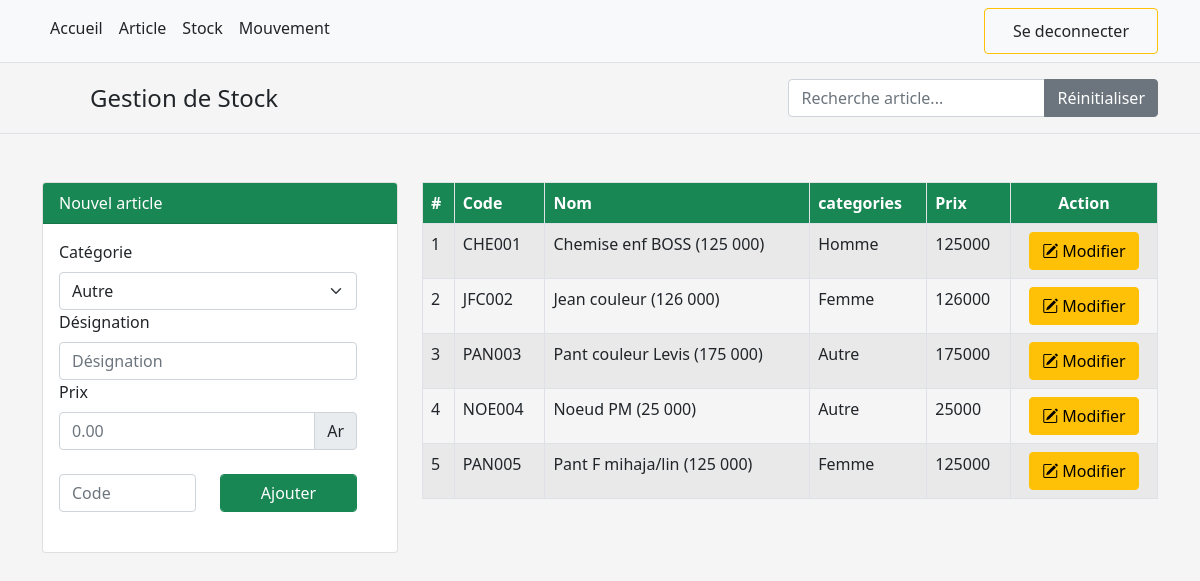
Screenshot of /index.php?page=article (signed in) with the database file from the repository.
### tables this page shows
CREATE TABLE `Articles` (
  `IdArticle` int NOT NULL,
  `CodeArticle` varchar(6) NOT NULL,
  `nomArticle` varchar(100) DEFAULT NULL,
  `CategorieArticle` varchar(12) DEFAULT '3',
  `PrixArticle` decimal(12,0) NOT NULL
);

### index.php (called while the page is built, shortened)
<?php
    $page = isset($_GET['page'])? $_GET['page']: 'accueil';
    $isConnect = isset($_SESSION['tokken'])? TRUE : FALSE ;
    require_once('./mdl/donneesMdl.php');
    require_once('./libs/fonctions.php');
    include_once('./vues/header.php');
    include_once('./vues/menu.php');
    require('./ctrl/'.$page.'Ctrl.php');
    include_once('./vues/footer.php');
?>

### mdl/donneesMdl.php (called while the page is built, shortened)
<?php
$listOperation = [array('nom'=>'article', 'detail'=>'Liste des articles', 'taux'=>46),array('nom'=>'stock', 'detail'=>'Etat du stock', 'taux'=>53), array('nom'=>'mouvement', 'detail'=>'Entrees et des sortie', 'taux'=>22)];
 $categories = [array('id'=>1, 'code'=>'F', 'nom'=>'Femme'), array('id'=>2, 'code'=>'H', 'nom'=>'Homme'), array('id'=>3, 'code'=>'A', 'nom'=>'Autre')];
?>

### ctrl/articleCtrl.php (called while the page is built, shortened)
<?php
    $lstArticle = (object)[];
    if(isset($_SESSION['tokken']) AND $_SESSION['tokken']!=FALSE)
    {
        $articleToFind ='';
        include('./mdl/connexion.php');
        require('./mdl/articlesMdl.php');
        $artGetAll=GetAllArticle($cnxDB,$articleToFind);
        $lstArticle = $artGetAll->fetchAll(PDO::FETCH_CLASS);
    }
    include('./vues/articleV.php');
?>

### mdl/articlesMdl.php (called while the page is built, shortened)
<?php
    function GetAllArticle($connexion, $critere='')
    {
        if($critere=='')
        {
            $query = "SELECT IdArticle as id, CodeArticle as code, nomArticle as nom, CategorieArticle as famille, PrixArticle as prix FROM Articles ORDER by IdArticle";
        }else{
            $query = "SELECT IdArticle as id, CodeArticle as code, nomArticle as nom, CategorieArticle as famille, PrixArticle as prix FROM Articles Where nomArticle like '%".$critere."%' ORDER by IdArticle";
        }
        $result = $connexion->query($query);
        return $result;
    }
?>

### vues/articleV.php (the view, shortened to what this page needs)
<div class="container">
    <div class="row py-4">
        <div class="col-4">
            <div class="card">
                <div class="card-header text-white bg-success">
                    Nouvel article
                </div>
                <div class="card-body">
                    <form class="row" method="POST" action="index.php?page=article&action=add">
                        <div class="row">
                            <div class="col">
                                <label class="form-label" for="frm_cat">Catégorie</label>
                                <select class="form-select" id="frm_cat" name="frm_cat">
                                <?php
                                    foreach ($categories as $cat){
                                        $selectOption = ($cat['nom']=='Autre')?'Selected':'';
                                        echo '<option value="'.$cat['nom'].'" '.$selectOption.'>'.$cat['nom'].'</option>';
                                    }
                                ?>
                                </select>
                            </div>
                        </div>
                        <div class="row">
                            <div class="col">
                                <label for="frm_lib" class="form-label">Désignation</label>
                                <input type="text" class="form-control" id="frm_lib" name="frm_lib" placeholder="Désignation" required>
                            </div>
                        </div>
                        <div class="row align-items-end">
                            <div class="col">
                                <label for="frm_prix" class="form-label">Prix</label>
                                <div class="input-group">
                                <input type="number" class="form-control" aria-label="Prix le plus proche" step=50 name="frm_prix" id="frm_prix" placeholder="0.00">
                                <span class="input-group-text">Ar</span>
                                </div>
                            </div>
                        </div>
                        <div class="row py-4">
                            <div class="col">
                                <input type="text" class="form-control" id="frm_code" name="frm_code" placeholder="Code" >
                            </div>
                            <div class="col">
                                <button type="submit" class="form-control btn btn-success">Ajouter</button>
                            </div>
                        </div>
                    </form>
                </div>
            </div>
        </div>
        <div class="col-8">
            <table class="table table-striped table-bordered table-hover" id="tableArticle">
                <thead class="text-white bg-success">
                    <tr>
                    <th scope="col">#</th>
                    <th scope="col">Code</th>
                    <th scope="col">Nom</th>
                    <th scope="col">categories</th>
                    <th scope="col">Prix</th>
                    <th class="text-center" scope="col">Action</th>
                    </tr>
                </thead>
                <tbody>
                    <?php
                        foreach ($lstArticle as $art):
                    ?>
                    <tr>
                        <td><?php echo $art->id; ?></td>
                        <td><?php echo $art->code; ?></td>
                        <td><?php echo $art->nom; ?></td>
                        <td><?php echo $art->famille; ?></td>
                        <td><?php echo $art->prix; ?></td>
                        <td class="text-center">
                            <button type="button" class="btn btn-warning" id="<?php echo 'btn_edit_art'.$art->id; ?>"><i class="bi-pencil-square"></i> Modifier</button>
                        </td>
                    </tr>
                    <?php
                        endforeach;
                    ?>
                </tbody>
            </table>
        </div>
    </div>
</div>

### vues/header.php (shortened to what this page needs)
<!DOCTYPE html>
<html lang="fr">
<head>
    <link rel="stylesheet" href="./media/css/bootstrap.min.css" />
    <link rel="stylesheet" href="./media/css/bootstrap-icons.css" />
    <link rel="stylesheet" href="./media/css/signin.css">
    <link rel="stylesheet" href="./media/css/style_2472.css">
</head>
<body>

### vues/menu.php
<nav class="py-2 bg-light border-bottom">
    <div class="container d-flex flex-wrap">
      <ul class="nav me-auto">
        <li class="nav-item"><a href="./" class="nav-link link-dark px-2" aria-current="page">Accueil</a></li>
        <?php echo showMenuOperation($isConnect, $page, $listOperation); ?>
      </ul>
      <ul class="nav">
        <?php echo showMenuConnex($isConnect); ?>
      </ul>
    </div>
  </nav>
<?php if(isset($_SESSION['tokken'])) { ?>
<header class="py-3 mb-4 border-bottom">
  <div class="container d-flex flex-wrap justify-content-center">
    <a href="index.php?page" class="d-flex align-items-center mb-3 mb-lg-0 me-lg-auto text-dark text-decoration-none">
      <svg class="bi me-2" width="40" height="32"><use xlink:href="#bootstrap"></use></svg>
      <span class="fs-4">Gestion de Stock</span>
    </a>
    <form methode="GET" action="?page=article&like=critere" class="col-12 col-lg-auto mb-3 mb-lg-0">
      <div class="input-group">
        <input type="search" class="form-control" placeholder="Recherche <?php echo str_replace('accueil', '', $page); ?>..." name="frm_search" aria-label="Search">
        <button class="btn btn-secondary" type="submit" name="page" value="<?php echo $page; ?>">Réinitialiser</button>
      </div>
    </form>
  </div>
</header>
<?php } ?>

### libs/fonctions.php (shortened to what this page needs)
<?php
    function showMenuConnex($isTrue, $element='li')
    {
        switch ($isTrue) {
            case TRUE:
                $el_class = 'btn-outline-warning';
                $act = array('out', 'Se deconnecter');
                break;
        }
        $eld = '<'.$element.' class="btn '.$el_class.'">';
        $elf = '</'.$element.'>';
        $menuCnx = $eld.'<a class="dropdown-item" href="?page=login&action='.$act[0].'">'.$act[1].'</a>'.$elf;
        return $menuCnx;
    }
    function showMenuOperation($isTrue, $page, $ops=array())
    {
        $menuOp = '';
        if($isTrue)
        {
            foreach($ops as $op)
            {
                $actif = ($op['nom']==$page) ? 'active': '';
                $menuOp = $menuOp.'<li class="nav-item"><a class="nav-link link-dark px-2 '.$actif.'" href="index.php?page='.$op['nom'].'">'.ucfirst($op['nom']).'</a></li>';
            }
        }
        return $menuOp;
    }
?>

### vues/footer.php (shortened to what this page needs)
</body>
</html>

### media/css/signin.css (style rules this page uses)
html, body { height: 100%; background-color: #f5f5f5; }

### rows the page displays
articles: IdArticle "1", CodeArticle "CHE001", nomArticle "Chemise enf BOSS (125 000)", CategorieArticle "Homme", PrixArticle "125000"
articles: IdArticle "2", CodeArticle "JFC002", nomArticle "Jean couleur (126 000)", CategorieArticle "Femme", PrixArticle "126000"
articles: IdArticle "3", CodeArticle "PAN003", nomArticle "Pant couleur Levis (175 000)", CategorieArticle "Autre", PrixArticle "175000"
articles: IdArticle "4", CodeArticle "NOE004", nomArticle "Noeud PM (25 000)", CategorieArticle "Autre", PrixArticle "25000"
articles: IdArticle "5", CodeArticle "PAN005", nomArticle "Pant F mihaja/lin (125 000)", CategorieArticle "Femme", PrixArticle "125000"

### other values shown
$op['nom'] "Article Stock Mouvement"
$act[1] "Se deconnecter"
form field frm_cat "Autre"
